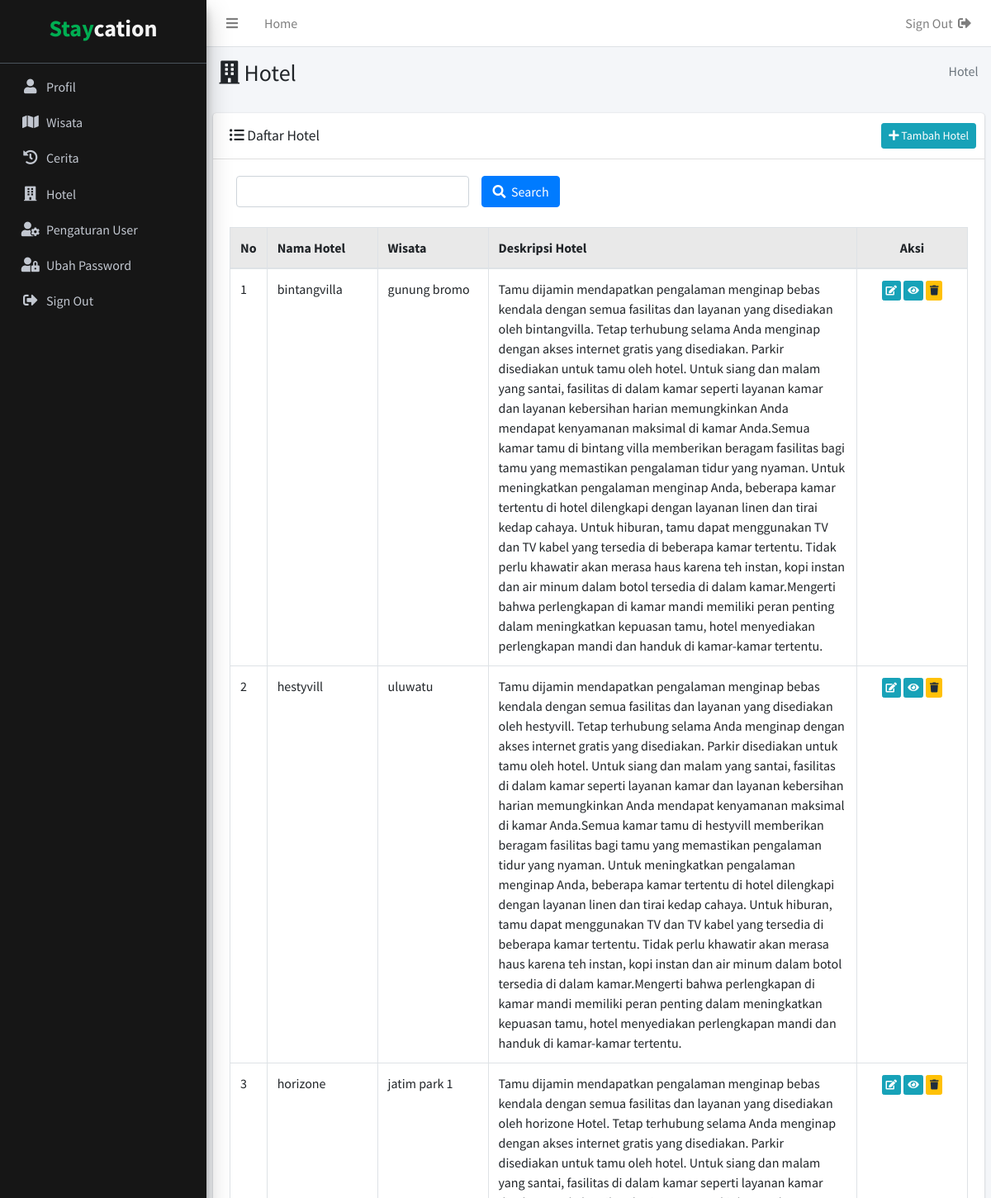
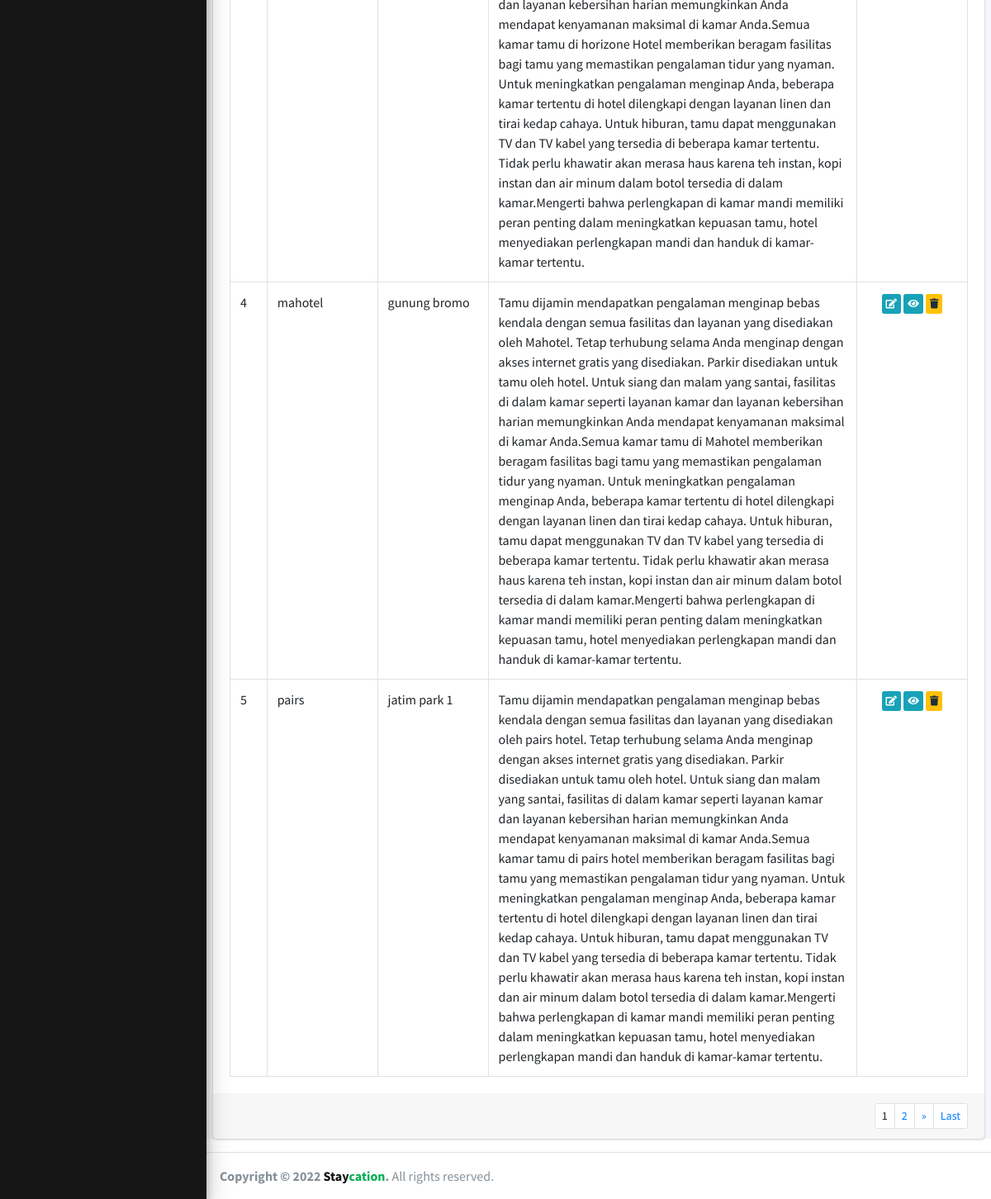
Screenshot of /index.php?include=hotel (signed in) with the database file from the repository (2 pictures, top to bottom).
### tables this page shows
CREATE TABLE `hotel` (
  `id_hotel` int(11) NOT NULL,
  `id_user` int(11) NOT NULL,
  `id_wisata` int(11) NOT NULL,
  `hotel` varchar(100) DEFAULT NULL,
  `bintang_hotel` decimal(11,0) DEFAULT NULL,
  `jarak` int(11) DEFAULT NULL,
  `fasilitas` text DEFAULT NULL,
  `deskripsi_hotel` text DEFAULT NULL,
  `email_hotel` varchar(50) DEFAULT NULL,
  `kontak_hotel` varchar(50) DEFAULT NULL,
  `gambar_hotel` varchar(100) DEFAULT NULL,
  `gambar_interior1` varchar(100) DEFAULT NULL,
  `gambar_interior2` varchar(100) DEFAULT NULL,
  `gambar_interior3` varchar(100) DEFAULT NULL,
  `gambar_interior4` varchar(100) DEFAULT NULL
);

CREATE TABLE `wisata` (
  `id_wisata` int(11) NOT NULL,
  `wisata` varchar(100) DEFAULT NULL,
  `provinsi` varchar(50) DEFAULT NULL,
  `kota` varchar(50) DEFAULT NULL,
  `rating_wisata` decimal(11,1) DEFAULT NULL,
  `deskripsi_wisata` text DEFAULT NULL,
  `gambar_wisata1` varchar(100) DEFAULT NULL,
  `gambar_wisata2` varchar(100) DEFAULT NULL,
  `gambar_wisata3` varchar(100) DEFAULT NULL
);

### src/include/hotel.php (the view, shortened to what this page needs)
<section class="content-header">
  <div class="container-fluid">
    <div class="row mb-2">
      <div class="col-sm-6">
        <h3><i class="fas fa-building"></i> Hotel</h3>
      </div>
      <div class="col-sm-6">
        <ol class="breadcrumb float-sm-right">
          <li class="breadcrumb-item active"> Hotel</li>
        </ol>
      </div>
    </div>
  </div>
</section>
<section class="content">
        <div class="card">
          <div class="card-header">
            <h3 class="card-title" style="margin-top:5px;"><i class="fas fa-list-ul"></i> Daftar  Hotel</h3>
            <div class="card-tools">
              <a href="index.php?include=tambah-hotel" class="btn btn-sm btn-info float-right">
              <i class="fas fa-plus"></i> Tambah  Hotel</a>
            </div>
          </div>
          <div class="card-body">
          <div class="col-md-12">
              <form method="post" action="index.php?include=hotel">
                <div class="row">
                    <div class="col-md-4 bottom-10">
                      <input type="text" class="form-control" id="kata_kunci" name="katakunci">
                    </div>
                    <div class="col-md-5 bottom-10">
                      <button type="submit" class="btn btn-primary"><i class="fas fa-search"></i>&nbsp; Search</button>
                    </div>
                </div>
              </form>
            </div><br>
              <table class="table table-bordered">
                <thead>
                  <tr style="background-color: #E9E9E9;">
                    <th width="5%">No</th>
                    <th width="15%">Nama Hotel</th>
                    <th width="15%">Wisata</th>
                    <th width="50%">Deskripsi Hotel</th>
                    <th width="15%"><center>Aksi</center></th>
                  </tr>
                </thead>
                <tbody>
                <?php
                    $batas = 5;
                    if(!isset($_GET['halaman'])){
                        $posisi = 0;
                        $halaman = 1;
                    }else{
                        $halaman = $_GET['halaman'];
                        $posisi = ($halaman-1) * $batas;
                    }
                    $sql_h="SELECT `h`.`id_hotel`,`h`.`hotel`,`h`.`deskripsi_hotel`, `w`.`wisata` FROM `hotel` `h` INNER JOIN `wisata` `w` ON `h`.`id_wisata` = `w`.`id_wisata` ";
                      $sql_h .= " ORDER BY `h`.`hotel` limit $posisi, $batas";
                   $query_h = mysqli_query($koneksi, $sql_h);
                   $no = $posisi + 1;
                   while($data_h = mysqli_fetch_row($query_h)){
                     $id_hotel = $data_h[0];
                     $hotel = $data_h[1];
                     $deskripsi_hotel = $data_h[2];
                     $wisata = $data_h[3];
                    ?>
                  <tr>
                    <td><?php echo $no; ?></td>
                    <td><?php echo $hotel; ?></td>
                    <td><?php echo $wisata; ?></td>
                    <td><?php echo $deskripsi_hotel; ?></td>
                    <td align="center">
                      <a href="index.php?include=edit-hotel&data=<?php echo $id_hotel; ?>" class="btn btn-xs btn-info" title="Edit"><i class="fas fa-edit"></i></a>
                      <a href="index.php?include=detail-hotel&data=<?php echo $id_hotel; ?>" class="btn btn-xs btn-info" title="Detail"><i class="fas fa-eye"></i></a>
                      <a href="javascript:if(confirm('Anda yakin ingin menghapus data <?php echo $hotel; ?>?'))window.location.href = 'index.php?include=hotel&aksi=hapus&data=<?php echo $id_hotel;?>&notif=hapusberhasil'" class="btn btn-xs btn-warning"><i class="fas fa-trash" title="Hapus"></i></a>
                    </td>
                  </tr>
                  <?php $no++; } ?>
                </tbody>
              </table>
          </div>
          <?php
            $sql_jum = "SELECT `h`.`id_hotel`,`h`.`hotel`,`h`.`deskripsi_hotel`, `w`.`wisata` FROM `hotel` `h` INNER JOIN `wisata` `w` ON `h`.`id_wisata` = `w`.`id_wisata` ";
            $sql_jum .= " ORDER BY `h`.`hotel`";
            $query_jum = mysqli_query($koneksi,$sql_jum);
            $jum_data = mysqli_num_rows($query_jum);
            $jum_halaman = ceil($jum_data/$batas);
            ?>
          <div class="card-footer clearfix">
          <ul class="pagination pagination-sm m-0 float-right">
            <?php
            if($jum_halaman==0){
            }else if($jum_halaman==1){
              echo "<li class='page-item'><a class='page-link'>1</a></li>";
            }else{
              $setelah = $halaman+1;
              for($i=1; $i<=$jum_halaman; $i++){
                  if ($i > $halaman - 5 and $i < $halaman + 5 ) {
                    if($i!=$halaman){
                        echo "<li class='page-item'><a class='page-link' href='index.php?include=hotel&halaman=$i'>$i</a></li>";
                    }else{
                        echo "<li class='page-item'><a class='page-link'>$i</a></li>";
                    }
                  }
              }
              if($halaman!=$jum_halaman){
                    echo "<li class='page-item'><a class='page-link' href='index.php?include=hotel&halaman=$setelah'>»</a></li>";
                    echo "<li class='page-item'><a class='page-link' href='index.php?include=hotel&halaman=$jum_halaman'>Last</a></li>";
              }
            }?>
            </ul>
          </div>
        </div>
</section>

### rows the page displays
hotel: hotel "bintangvilla", id_wisata.wisata "gunung bromo", deskripsi_hotel "Tamu dijamin mendapatkan pengalaman menginap bebas kendala dengan semua fasilitas dan layanan yang disediakan oleh bintangvilla. Tetap terhubung selama Anda menginap dengan akses internet gratis yang disediakan. Parkir disediakan untuk tamu oleh hotel. Untuk siang dan malam yang santai, fasilitas di dalam kamar seperti layanan kamar dan layanan kebersihan harian memungkinkan Anda mendapat kenyamanan maksimal di kamar Anda.Semua kamar tamu di bintang villa memberikan beragam fasilitas bagi tamu yang memastikan pengalaman tidur yang nyaman. Untuk meningkatkan pengalaman menginap Anda, beberapa kamar tertentu di hotel dilengkapi dengan layanan linen dan tirai kedap cahaya. Untuk hiburan, tamu…"
hotel: hotel "hestyvill", id_wisata.wisata "uluwatu", deskripsi_hotel "Tamu dijamin mendapatkan pengalaman menginap bebas kendala dengan semua fasilitas dan layanan yang disediakan oleh hestyvill. Tetap terhubung selama Anda menginap dengan akses internet gratis yang disediakan. Parkir disediakan untuk tamu oleh hotel. Untuk siang dan malam yang santai, fasilitas di dalam kamar seperti layanan kamar dan layanan kebersihan harian memungkinkan Anda mendapat kenyamanan maksimal di kamar Anda.Semua kamar tamu di hestyvill memberikan beragam fasilitas bagi tamu yang memastikan pengalaman tidur yang nyaman. Untuk meningkatkan pengalaman menginap Anda, beberapa kamar tertentu di hotel dilengkapi dengan layanan linen dan tirai kedap cahaya. Untuk hiburan, tamu dapat…"
hotel: hotel "horizone", id_wisata.wisata "jatim park 1", deskripsi_hotel "Tamu dijamin mendapatkan pengalaman menginap bebas kendala dengan semua fasilitas dan layanan yang disediakan oleh horizone Hotel. Tetap terhubung selama Anda menginap dengan akses internet gratis yang disediakan. Parkir disediakan untuk tamu oleh hotel. Untuk siang dan malam yang santai, fasilitas di dalam kamar seperti layanan kamar dan layanan kebersihan harian memungkinkan Anda mendapat kenyamanan maksimal di kamar Anda.Semua kamar tamu di horizone Hotel memberikan beragam fasilitas bagi tamu yang memastikan pengalaman tidur yang nyaman. Untuk meningkatkan pengalaman menginap Anda, beberapa kamar tertentu di hotel dilengkapi dengan layanan linen dan tirai kedap cahaya. Untuk hiburan,…"
hotel: hotel "mahotel", id_wisata.wisata "gunung bromo", deskripsi_hotel "Tamu dijamin mendapatkan pengalaman menginap bebas kendala dengan semua fasilitas dan layanan yang disediakan oleh Mahotel. Tetap terhubung selama Anda menginap dengan akses internet gratis yang disediakan. Parkir disediakan untuk tamu oleh hotel. Untuk siang dan malam yang santai, fasilitas di dalam kamar seperti layanan kamar dan layanan kebersihan harian memungkinkan Anda mendapat kenyamanan maksimal di kamar Anda.Semua kamar tamu di Mahotel memberikan beragam fasilitas bagi tamu yang memastikan pengalaman tidur yang nyaman. Untuk meningkatkan pengalaman menginap Anda, beberapa kamar tertentu di hotel dilengkapi dengan layanan linen dan tirai kedap cahaya. Untuk hiburan, tamu dapat…"
hotel: hotel "pairs", id_wisata.wisata "jatim park 1", deskripsi_hotel "Tamu dijamin mendapatkan pengalaman menginap bebas kendala dengan semua fasilitas dan layanan yang disediakan oleh pairs hotel. Tetap terhubung selama Anda menginap dengan akses internet gratis yang disediakan. Parkir disediakan untuk tamu oleh hotel. Untuk siang dan malam yang santai, fasilitas di dalam kamar seperti layanan kamar dan layanan kebersihan harian memungkinkan Anda mendapat kenyamanan maksimal di kamar Anda.Semua kamar tamu di pairs hotel memberikan beragam fasilitas bagi tamu yang memastikan pengalaman tidur yang nyaman. Untuk meningkatkan pengalaman menginap Anda, beberapa kamar tertentu di hotel dilengkapi dengan layanan linen dan tirai kedap cahaya. Untuk hiburan, tamu…"
